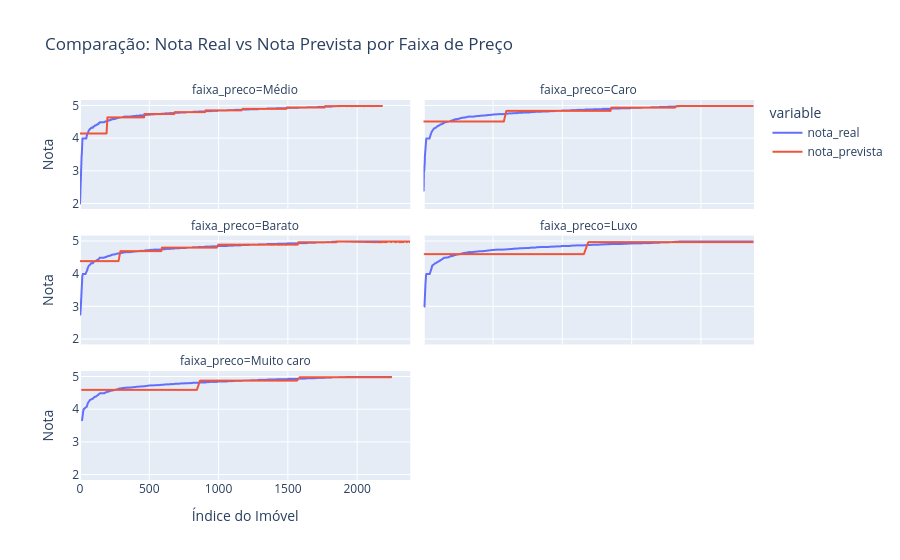

The code cell stored with this chart in its notebook:
### Code cell
import plotly.express as px
import plotly.graph_objects as go

# Ordenamos o dataframe para que o gráfico de linha faça sentido visualmente
df_resultados_final = df_resultados_final.sort_values(by='nota_real').reset_index(drop=True)

# Criando o gráfico facetado por faixa de preço
fig = px.line(
    df_resultados_final, 
    y=['nota_real', 'nota_prevista'],
    facet_col='faixa_preco',     # Cria uma coluna de gráfico para cada faixa
    facet_col_wrap=2,            # Quebra a linha a cada 2 gráficos (vira uma grade 2x2)
    title='Comparação: Nota Real vs Nota Prevista por Faixa de Preço',
    labels={'value': 'Nota', 'index': 'Índice do Imóvel'}
)

# Deixa o gráfico mais limpo e bonito
fig.update_layout(hovermode="x unified")
fig.show()

### Figure 1 — Plotly figure (JSON) as saved in the notebook; plotly's stock layout.template omitted (floating-point values rounded to 4 significant figures; data arrays with more than 128 entries replaced by an {"elided": "..."} marker saying what was removed)
{"data": [{"hovertemplate": "variable=nota_real<br>faixa_preco=Médio<br>Índice do Imóvel=%{x}<br>Nota=%{y}<extra></extra>", "legendgroup": "nota_real", "line": {"color": "#636efa", "dash": "solid"}, "marker": {"symbol": "circle"}, "mode": "lines", "name": "nota_real", "showlegend": true, "type": "scattergl", "x": {"elided": "958 int values"}, "xaxis": "x5", "y": {"elided": "958 float values"}, "yaxis": "y5"}, {"hovertemplate": "variable=nota_real<br>faixa_preco=Caro<br>Índice do Imóvel=%{x}<br>Nota=%{y}<extra></extra>", "legendgroup": "nota_real", "line": {"color": "#636efa", "dash": "solid"}, "marker": {"symbol": "circle"}, "mode": "lines", "name": "nota_real", "showlegend": false, "type": "scattergl", "x": {"elided": "392 int values"}, "xaxis": "x6", "y": {"elided": "392 float values"}, "yaxis": "y6"}, {"hovertemplate": "variable=nota_real<br>faixa_preco=Barato<br>Índice do Imóvel=%{x}<br>Nota=%{y}<extra></extra>", "legendgroup": "nota_real", "line": {"color": "#636efa", "dash": "solid"}, "marker": {"symbol": "circle"}, "mode": "lines", "name": "nota_real", "showlegend": false, "type": "scattergl", "x": {"elided": "591 int values"}, "xaxis": "x3", "y": {"elided": "591 float values"}, "yaxis": "y3"}, {"hovertemplate": "variable=nota_real<br>faixa_preco=Luxo<br>Índice do Imóvel=%{x}<br>Nota=%{y}<extra></extra>", "legendgroup": "nota_real", "line": {"color": "#636efa", "dash": "solid"}, "marker": {"symbol": "circle"}, "mode": "lines", "name": "nota_real", "showlegend": false, "type": "scattergl", "x": {"elided": "176 int values"}, "xaxis": "x4", "y": {"elided": "176 float values"}, "yaxis": "y4"}, {"hovertemplate": "variable=nota_real<br>faixa_preco=Muito caro<br>Índice do Imóvel=%{x}<br>Nota=%{y}<extra></extra>", "legendgroup": "nota_real", "line": {"color": "#636efa", "dash": "solid"}, "marker": {"symbol": "circle"}, "mode": "lines", "name": "nota_real", "showlegend": false, "type": "scattergl", "x": {"elided": "267 int values"}, "xaxis": "x", "y": {"elided": "267 float values"}, "yaxis": "y"}, {"hovertemplate": "variable=nota_prevista<br>faixa_preco=Médio<br>Índice do Imóvel=%{x}<br>Nota=%{y}<extra></extra>", "legendgroup": "nota_prevista", "line": {"color": "#EF553B", "dash": "solid"}, "marker": {"symbol": "circle"}, "mode": "lines", "name": "nota_prevista", "showlegend": true, "type": "scattergl", "x": {"elided": "958 int values"}, "xaxis": "x5", "y": {"elided": "958 float values"}, "yaxis": "y5"}, {"hovertemplate": "variable=nota_prevista<br>faixa_preco=Caro<br>Índice do Imóvel=%{x}<br>Nota=%{y}<extra></extra>", "legendgroup": "nota_prevista", "line": {"color": "#EF553B", "dash": "solid"}, "marker": {"symbol": "circle"}, "mode": "lines", "name": "nota_prevista", "showlegend": false, "type": "scattergl", "x": {"elided": "392 int values"}, "xaxis": "x6", "y": {"elided": "392 float values"}, "yaxis": "y6"}, {"hovertemplate": "variable=nota_prevista<br>faixa_preco=Barato<br>Índice do Imóvel=%{x}<br>Nota=%{y}<extra></extra>", "legendgroup": "nota_prevista", "line": {"color": "#EF553B", "dash": "solid"}, "marker": {"symbol": "circle"}, "mode": "lines", "name": "nota_prevista", "showlegend": false, "type": "scattergl", "x": {"elided": "591 int values"}, "xaxis": "x3", "y": {"elided": "591 float values"}, "yaxis": "y3"}, {"hovertemplate": "variable=nota_prevista<br>faixa_preco=Luxo<br>Índice do Imóvel=%{x}<br>Nota=%{y}<extra></extra>", "legendgroup": "nota_prevista", "line": {"color": "#EF553B", "dash": "solid"}, "marker": {"symbol": "circle"}, "mode": "lines", "name": "nota_prevista", "showlegend": false, "type": "scattergl", "x": {"elided": "176 int values"}, "xaxis": "x4", "y": {"elided": "176 float values"}, "yaxis": "y4"}, {"hovertemplate": "variable=nota_prevista<br>faixa_preco=Muito caro<br>Índice do Imóvel=%{x}<br>Nota=%{y}<extra></extra>", "legendgroup": "nota_prevista", "line": {"color": "#EF553B", "dash": "solid"}, "marker": {"symbol": "circle"}, "mode": "lines", "name": "nota_prevista", "showlegend": false, "type": "scattergl", "x": {"elided": "267 int values"}, "xaxis": "x", "y": {"elided": "267 float values"}, "yaxis": "y"}], "layout": {"annotations": [{"font": {}, "showarrow": false, "text": "faixa_preco=Muito caro", "x": 0.245, "xanchor": "center", "xref": "paper", "y": 0.2867, "yanchor": "bottom", "yref": "paper"}, {"font": {}, "showarrow": false, "text": "faixa_preco=Barato", "x": 0.245, "xanchor": "center", "xref": "paper", "y": 0.6433, "yanchor": "bottom", "yref": "paper"}, {"font": {}, "showarrow": false, "text": "faixa_preco=Luxo", "x": 0.755, "xanchor": "center", "xref": "paper", "y": 0.6433, "yanchor": "bottom", "yref": "paper"}, {"font": {}, "showarrow": false, "text": "faixa_preco=Médio", "x": 0.245, "xanchor": "center", "xref": "paper", "y": 1.0, "yanchor": "bottom", "yref": "paper"}, {"font": {}, "showarrow": false, "text": "faixa_preco=Caro", "x": 0.755, "xanchor": "center", "xref": "paper", "y": 1.0, "yanchor": "bottom", "yref": "paper"}], "hovermode": "x unified", "legend": {"title": {"text": "variable"}, "tracegroupgap": 0}, "title": {"text": "Comparação: Nota Real vs Nota Prevista por Faixa de Preço"}, "xaxis": {"anchor": "y", "domain": [0, 0.49], "title": {"text": "Índice do Imóvel"}}, "xaxis2": {"anchor": "y2", "domain": [0.51, 1], "matches": "x", "title": {"text": "Índice do Imóvel"}}, "xaxis3": {"anchor": "y3", "domain": [0, 0.49], "matches": "x", "showticklabels": false}, "xaxis4": {"anchor": "y4", "domain": [0.51, 1], "matches": "x", "showticklabels": false}, "xaxis5": {"anchor": "y5", "domain": [0, 0.49], "matches": "x", "showticklabels": false}, "xaxis6": {"anchor": "y6", "domain": [0.51, 1], "matches": "x", "showticklabels": false}, "yaxis": {"anchor": "x", "domain": [0, 0.2867], "title": {"text": "Nota"}}, "yaxis2": {"anchor": "x2", "domain": [0, 0.2867], "matches": "y", "showticklabels": false}, "yaxis3": {"anchor": "x3", "domain": [0.3567, 0.6433], "matches": "y", "title": {"text": "Nota"}}, "yaxis4": {"anchor": "x4", "domain": [0.3567, 0.6433], "matches": "y", "showticklabels": false}, "yaxis5": {"anchor": "x5", "domain": [0.7133, 1.0], "matches": "y", "title": {"text": "Nota"}}, "yaxis6": {"anchor": "x6", "domain": [0.7133, 1.0], "matches": "y", "showticklabels": false}}}
